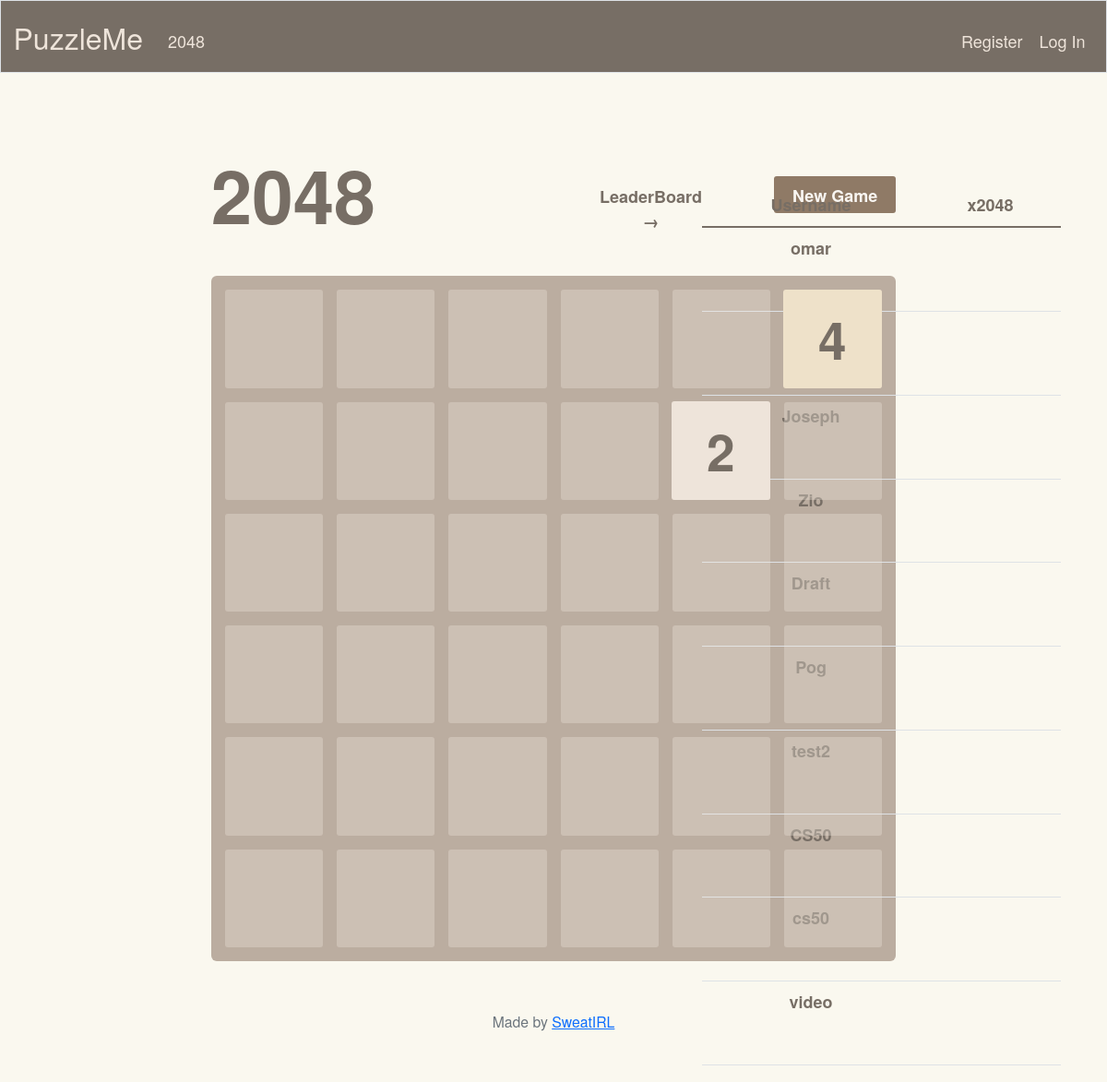
Page /2048/easy on the committed database.
### tables this page shows
CREATE TABLE game2048 (user_id INTEGER NOT NULL UNIQUE, easy INTEGER NOT NULL DEFAULT 0, medium INTEGER NOT NULL DEFAULT 0, hard INTEGER NOT NULL DEFAULT 0, FOREIGN KEY(user_id) REFERENCES users(id));

CREATE TABLE users (id INTEGER PRIMARY KEY AUTOINCREMENT NOT NULL, username TEXT NOT NULL, hash TEXT NOT NULL);

### app.py (the view, shortened to what this page needs)
@app.route("/2048/easy", methods=["GET", "POST"])
def game2048Easy():
    users = db.execute("SELECT username, easy FROM users, game2048 WHERE id = user_id ORDER BY easy DESC LIMIT 10")
    return render_template("2048.html", users=users)

### app.py (called while the page is built)
@app.after_request
def after_request(response):
    response.headers["Cache-Control"] = "no-cache, no-store, must-revalidate"
    response.headers["Expires"] = 0
    response.headers["Pragma"] = "no-cache"
    return response

### templates/2048.html (shortened to what this page needs)
{% extends "layout.html" %}
{% block main %}
    <div id="site-container">
        <div id="above-game">
            <h1 class="title">2048</h1>
            <button onclick="setupGameBoard()" id="reset-2048">New Game</button>
        </div>
        <div id="game-container">
            <div id="grid-container"></div>
        </div>
        <div id="leaderboard2048">
            <strong>LeaderBoard →</strong>
            <br>
            <br>
            <table class="table table-hover">
                <thead>
                    <tr>
                    <th scope="col">Username</th>
                    <th scope="col">x2048</th>
                    </tr>
                </thead>
                <tbody>
                    {% for user in users %}
                        <tr>
                            <td>{{ user["username"] }}</td>
                            <td>{{ user["hard"] }}</td>
                        </tr>
                    {% endfor %}
                </tbody>
            </table>
        </div>
    </div>
{% endblock %}

### static/styles.css (style rules this page uses)
html, body { margin: 0; Padding: 0; background: #faf8ef; color: #776e65; font-family: "Clear Sans", "Helvetica Neue", Arial, sans-serif; font-size: 18px; }
#site-container { --grid-size: 500px; display: block; width: var(--grid-size); margin: 30px auto 0px auto; }
#game-container { --grid-size: 500px; background: #bbada0; margin-top: 40px; position: relative; padding: 15px; user-select: none; touch-action: none; border-radius: 6px; width: var(--grid-size); height: var(--grid-size); box-sizing: border-box; }
#grid-container { position: absolute; z-index: 1; }
#above-game { display: flex; justify-content: space-between; align-items: center; }
h1.title { font-size: 80px; font-weight: bold; margin: 0; display: block; float: left; }
#reset-2048 { border: none; background: #8f7a66; border-radius: 3px; padding: 0 20px; text-decoration: none; color: #f9f6f2; height: 40px; line-height: 42px; cursor: pointer; display: block; text-align: center; flex-shrink: 0; font-weight: bold; }
#leaderboard2048 { width: 500px; top: 200px; bottom: 0; right: 50px; position: fixed; display: flex; }
#leaderboard2048 table { color: #776e65; font-weight: bold; }

### rows in the picture
game2048: username "omar"
game2048: username "Joseph"
game2048: username "Zio"
game2048: username "Draft"
game2048: username "Pog"
game2048: username "test2"
game2048: username "CS50"
game2048: username "cs50"
game2048: username "video"
